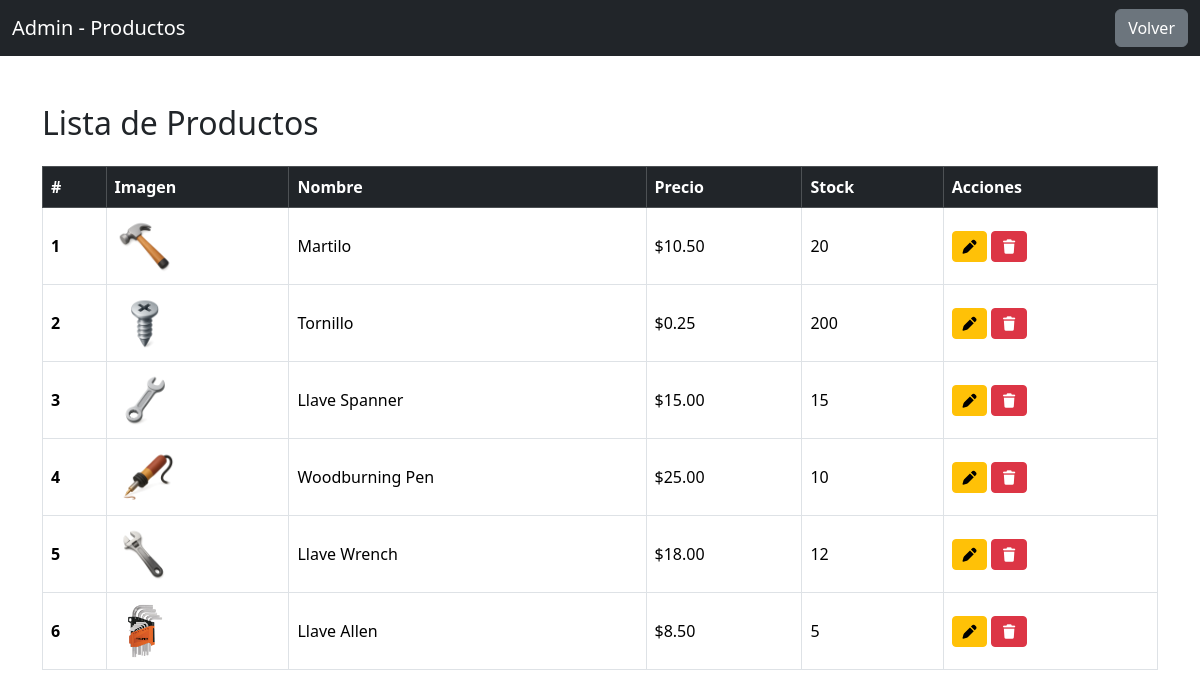
The app's page /admin/Ver-productos.php (signed in) with its own data.
### tables this page shows
CREATE TABLE `productos` (
  `id` int(11) NOT NULL,
  `nombre` varchar(100) DEFAULT NULL,
  `descripcion` text DEFAULT NULL,
  `precio` decimal(10,2) DEFAULT NULL,
  `categoria` varchar(50) DEFAULT NULL,
  `stock` int(11) DEFAULT NULL,
  `imagen` varchar(255) DEFAULT NULL,
  `imagen2` varchar(255) DEFAULT NULL
);

### admin/Ver-productos.php (the view, shortened to what this page needs)
<?php
include("../php/conexion.php");
$sql = "SELECT * FROM productos";
$resultado = $conn->query($sql);
?>
<!DOCTYPE html>
<html lang="en">
<head>
    <link
        href="https://cdn.jsdelivr.net/npm/bootstrap@5.3.8/dist/css/bootstrap.min.css"
        rel="stylesheet"
    >
    <link
        rel="stylesheet"
        href="https://cdnjs.cloudflare.com/ajax/libs/font-awesome/7.0.1/css/all.min.css"
    >
</head>
<body>
    <nav class="navbar navbar-dark bg-dark">
        <div class="container-fluid">
            <span class="navbar-brand">Admin - Productos</span>
            <a href="dashboard.php" class="btn btn-secondary">Volver</a>
        </div>
    </nav>
    <div class="container mt-5">
        <h2 class="mb-4">Lista de Productos</h2>
        <table class="table table-bordered table-hover align-middle">
            <thead class="table-dark">
                <tr>
                    <th>#</th>
                    <th>Imagen</th>
                    <th>Nombre</th>
                    <th>Precio</th>
                    <th>Stock</th>
                    <th>Acciones</th>
                </tr>
            </thead>
            <tbody>
                <?php while($producto = $resultado->fetch_assoc()): ?>
                <tr>
                    <th scope="row">
                        <?php echo $producto['id']; ?>
                    </th>
                    <td>
                        <img
                            src="../img/productos/<?php echo $producto['imagen']; ?>"
                            width="60"
                        >
                    </td>
                    <td>
                        <?php echo $producto['nombre']; ?>
                    </td>
                    <td>
                        $<?php echo $producto['precio']; ?>
                    </td>
                    <td>
                        <?php echo $producto['stock']; ?>
                    </td>
                    <td>
                        <a
                            href="editar-producto.php?id=<?php echo $producto['id']; ?>"
                            class="btn btn-warning btn-sm"
                        >
                            <i class="fa-solid fa-pen"></i>
                        </a>
                        <a
                            href="eliminar_producto.php?id=<?php echo $producto['id']; ?>"
                            class="btn btn-danger btn-sm"
                            onclick="return confirm('¿Seguro que deseas eliminar este producto?');"
                        >
                            <i class="fa-solid fa-trash"></i>
                        </a>
                    </td>
                </tr>
                <?php endwhile; ?>
            </tbody>
        </table>
    </div>
</body>
</html>

### records on screen
productos: id "1", imagen (picture), nombre "Martilo", precio "10.50", stock "20"
productos: id "2", imagen (picture), nombre "Tornillo", precio "0.25", stock "200"
productos: id "3", imagen (picture), nombre "Llave Spanner", precio "15.00", stock "15"
productos: id "4", imagen (picture), nombre "Woodburning Pen", precio "25.00", stock "10"
productos: id "5", imagen (picture), nombre "Llave Wrench", precio "18.00", stock "12"
productos: id "6", imagen (picture), nombre "Llave Allen", precio "8.50", stock "5"
